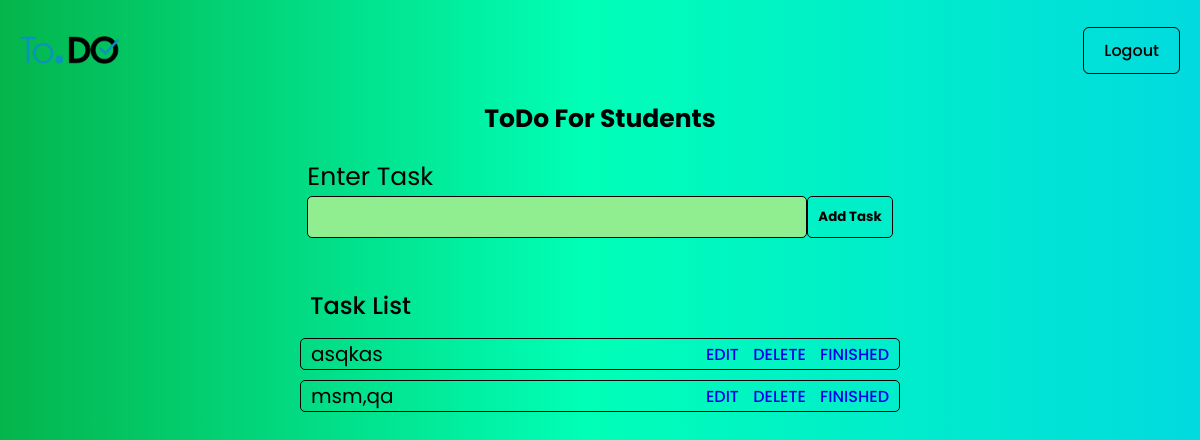
Before: / (signed in) with the older database file.
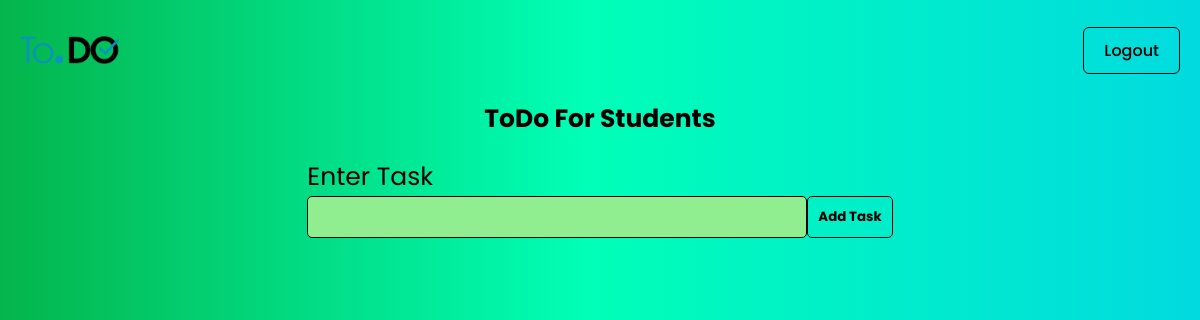
After: the same page with the newer database file.
### tasks/models.py (models this page shows, shortened)
class ToDo(models.Model):
    username = models.ForeignKey("auth.User", on_delete=models.CASCADE)
    add_task = models.CharField(blank=False, null=False, max_length=255)
    is_deleted = models.BooleanField(default=False)
    is_completed = models.BooleanField(default=False)
    class Meta:
        verbose_name = "ToDo"
        verbose_name_plural = "ToDo"

### web/views.py (the view, shortened to what this page needs)
# urls.py: path('', views.index, name="index"),
def index(request):
    if  request.user.is_authenticated:
        username = request.user
        instances = ToDo.objects.filter(is_deleted=False,username=username,is_completed=False)
        completed_instances = ToDo.objects.filter(is_deleted=False,username=username,is_completed=True)
        form = ToDoTask()
        context = {
            "form": form,
            "title": "ToDo",
            "instances": instances,
            "completed_instances": completed_instances
        }
        return render(request, 'index.html',context=context)

### users/forms.py
class ToDoTask(forms.ModelForm):
    class Meta:
        model = ToDo
        fields = ["add_task",]
        widgets = {
            "add_task" : forms.TextInput(attrs={"class" : "task"})
        }

### templates/index.html (shortened to what this page needs)
<!DOCTYPE html>
<html lang="en">
    <head>
        {% load static %}
        <link
            rel="stylesheet"
            href="{% static 'css/style.css' %}"
            type="text/css"
        />
    </head>
    <body>
        <header>
            <div class="left">
                <a href="{% url 'web:index' %}"
                    ><h1>
                        <img
                            src="{% static 'images/logo.png' %}"
                            alt="logo"
                        /></h1
                ></a>
            </div>
            <div class="right">
                {% if request.user.is_authenticated%}
                <a href="{% url 'users:logout' %}">Logout</a>
                {% else %}
                <a href="{% url 'users:login' %}">Login</a>
                {% endif %}
            </div>
        </header>
        <section id="main">
            <h2>ToDo For Students</h2>
            <form
                id="create-task"
                action="{% url 'users:create_task' %}"
                method="post"
                class="ajax redirect"
            >
                <div class="input_container">
                    <label for="{{form.add_task.id_for_label}}"
                        >Enter Task</label
                    >
                    {{form.add_task}}
                </div>
                <div class="submit_container">
                    <input type="submit" id="task-submit" value="Add Task" />
                </div>
            </form>
        </section>
        <section class="list">
            {% if instances %}
                <div class="tasks">
                    <h2>Task List</h2>
                    {% for instance in instances %}
                    <ul>
                        <li>
                            <div class="left">
                                <h3>{{instance.add_task}}</h3>
                            </div>
                            <div class="right">
                                <a href="{% url 'users:edit_task' id=instance.id %}">EDIT</a>
                                <a
                                    href="{% url 'users:delete_task' id=instance.id %}"
                                    class="danger action-button reload"
                                    data-text="Are you sure want to remove this ToDo. You can't undo this action."
                                    data-title="Confirm Delete!"
                                    title="Delete!"
                                >DELETE</a>
                                <a href="{% url 'users:finish_task' id=instance.id %}">FINISHED</a>
                            </div>
                        </li>
                    </ul>
                    {% endfor %}
                </div>
                {% endif %}
        </section>
    </body>
</html>

Changed rows visible on the page:
removed ToDo: add_task "asqkas"
removed ToDo: add_task "msm,qa"
Other visible differences:
text no longer shown: "Task List"
